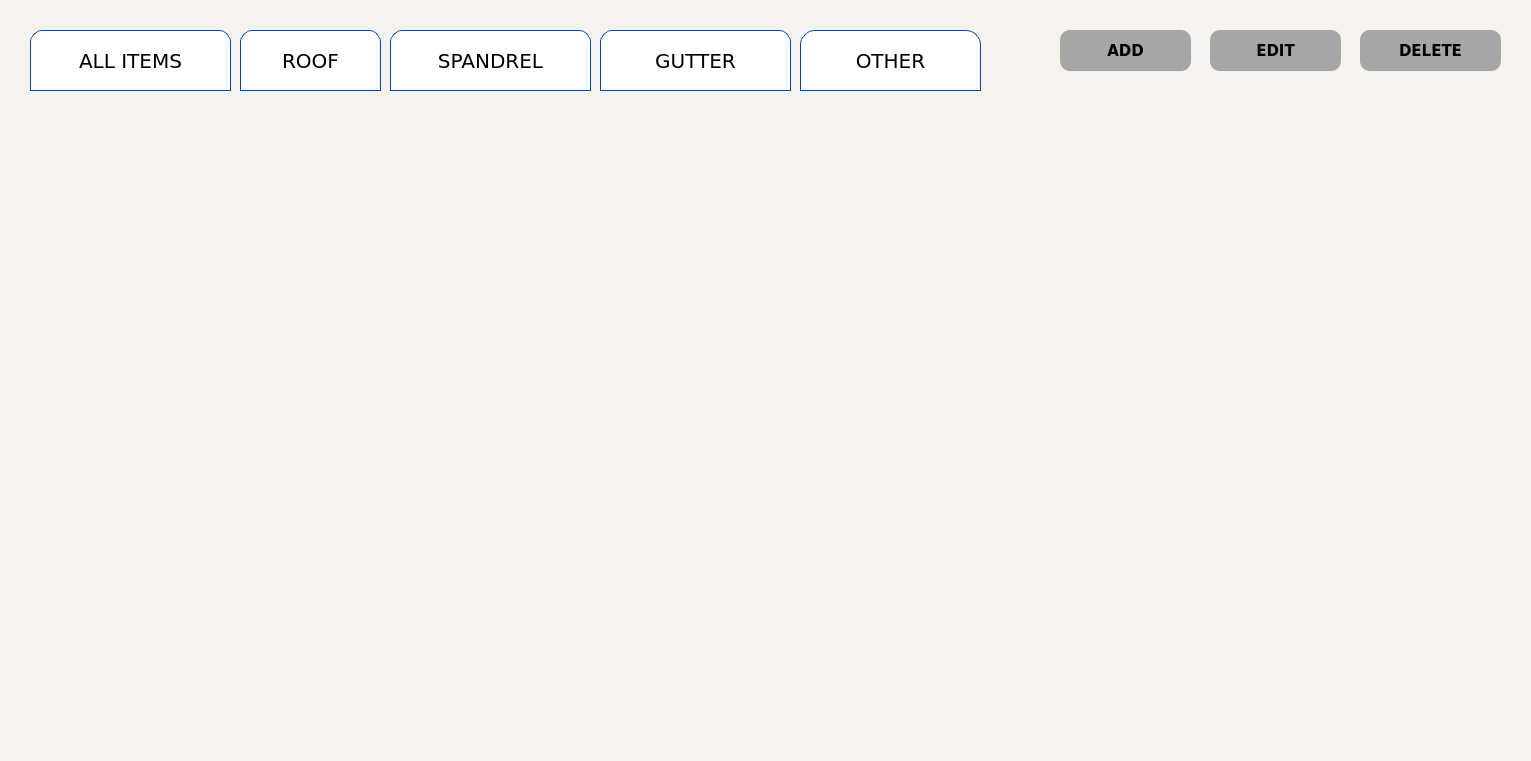
  <widget class="QFrame" name="frame_46">
   <property name="geometry">
    <rect>
     <x>340</x>
     <y>110</y>
     <width>1531</width>
     <height>761</height>
    </rect>
   </property>
   <property name="styleSheet">
    <string notr="true">
    background-color: #f6f3ee;
	border-radius: 16;
    padding: 10px;

</string>
   </property>
   <property name="frameShape">
    <enum>QFrame::StyledPanel</enum>
   </property>
   <property name="frameShadow">
    <enum>QFrame::Raised</enum>
   </property>
   <widget class="QFrame" name="frame_3">
    <property name="geometry">
     <rect>
      <x>30</x>
      <y>20</y>
      <width>971</width>
      <height>71</height>
     </rect>
    </property>
    <property name="frameShape">
     <enum>QFrame::StyledPanel</enum>
    </property>
    <property name="frameShadow">
     <enum>QFrame::Raised</enum>
    </property>
    <widget class="QPushButton" name="pushButton_Inventory_ALL_ITEMS_table">
     <property name="geometry">
      <rect>
       <x>0</x>
       <y>10</y>
       <width>201</width>
       <height>61</height>
      </rect>
     </property>
     <property name="font">
      <font>
       <family>Verdana</family>
       <pointsize>15</pointsize>
      </font>
     </property>
     <property name="styleSheet">
      <string notr="true">/* Default Inactive Buttons */
QPushButton {
    background-color: #ffffff;
    color: black;
    border: 1px solid #004aad; 
    padding: 10px;
    font-family: &quot;Verdana&quot;, sans-serif; 
    text-align: center;

    /* Only top corners curved */
    border-top-left-radius: 12px;
    border-top-right-radius: 12px;
    border-bottom-left-radius: 0px;
    border-bottom-right-radius: 0px;
}

/* Hover Effect on Inactive Buttons */
QPushButton:hover {
    background-color: #903929;
    color: white;
    font-weight: 700;
    border: 1px solid #903929; 
}

/* Active Button (Current Page) */
QPushButton#activeButton {
    background-color: #903929;
    color: white;
    font-weight: 700;
    border: 1px solid #903929; 

    /* Keep the same corner radius for active button */
    border-top-left-radius: 12px;
    border-top-right-radius: 12px;
    border-bottom-left-radius: 0px;
    border-bottom-right-radius: 0px;
}
</string>
     </property>
     <property name="text">
      <string>ALL ITEMS</string>
     </property>
    </widget>
    <widget class="QPushButton" name="pushButton_Inventory_ROOF_table">
     <property name="geometry">
      <rect>
       <x>210</x>
       <y>10</y>
       <width>141</width>
       <height>61</height>
      </rect>
     </property>
     <property name="font">
      <font>
       <family>Verdana</family>
       <pointsize>15</pointsize>
      </font>
     </property>
     <property name="styleSheet">
      <string notr="true">/* Default Inactive Buttons */
QPushButton {
    background-color: #ffffff;
    color: black;
    border: 1px solid #004aad; 
    padding: 10px;
    font-family: &quot;Verdana&quot;, sans-serif; 
    text-align: center;

    /* Only top corners curved */
    border-top-left-radius: 12px;
    border-top-right-radius: 12px;
    border-bottom-left-radius: 0px;
    border-bottom-right-radius: 0px;
}

/* Hover Effect on Inactive Buttons */
QPushButton:hover {
    background-color: #903929;
    color: white;
    font-weight: 700;
    border: 1px solid #903929; 
}

/* Active Button (Current Page) */
QPushButton#activeButton {
    background-color: #903929;
    color: white;
    font-weight: 700;
    border: 1px solid #903929; 

    /* Keep the same corner radius for active button */
    border-top-left-radius: 12px;
    border-top-right-radius: 12px;
    border-bottom-left-radius: 0px;
    border-bottom-right-radius: 0px;
}
</string>
     </property>
     <property name="text">
      <string>ROOF</string>
     </property>
    </widget>
    <widget class="QPushButton" name="pushButton_Inventory_SPANDREL_table">
     <property name="geometry">
      <rect>
       <x>360</x>
       <y>10</y>
       <width>201</width>
       <height>61</height>
      </rect>
     </property>
     <property name="font">
      <font>
       <family>Verdana</family>
       <pointsize>15</pointsize>
      </font>
     </property>
     <property name="styleSheet">
      <string notr="true">/* Default Inactive Buttons */
QPushButton {
    background-color: #ffffff;
    color: black;
    border: 1px solid #004aad; 
    padding: 10px;
    font-family: &quot;Verdana&quot;, sans-serif; 
    text-align: center;

    /* Only top corners curved */
    border-top-left-radius: 12px;
    border-top-right-radius: 12px;
    border-bottom-left-radius: 0px;
    border-bottom-right-radius: 0px;
}

/* Hover Effect on Inactive Buttons */
QPushButton:hover {
    background-color: #903929;
    color: white;
    font-weight: 700;
    border: 1px solid #903929; 
}

/* Active Button (Current Page) */
QPushButton#activeButton {
    background-color: #903929;
    color: white;
    font-weight: 700;
    border: 1px solid #903929; 

    /* Keep the same corner radius for active button */
    border-top-left-radius: 12px;
    border-top-right-radius: 12px;
    border-bottom-left-radius: 0px;
    border-bottom-right-radius: 0px;
}
</string>
     </property>
     <property name="text">
      <string>SPANDREL</string>
     </property>
    </widget>
    <widget class="QPushButton" name="pushButton_Inventory_GUTTER_table">
     <property name="geometry">
      <rect>
       <x>570</x>
       <y>10</y>
       <width>191</width>
       <height>61</height>
      </rect>
     </property>
     <property name="font">
      <font>
       <family>Verdana</family>
       <pointsize>15</pointsize>
      </font>
     </property>
     <property name="styleSheet">
      <string notr="true">/* Default Inactive Buttons */
QPushButton {
    background-color: #ffffff;
    color: black;
    border: 1px solid #004aad; 
    padding: 10px;
    font-family: &quot;Verdana&quot;, sans-serif; 
    text-align: center;

    /* Only top corners curved */
    border-top-left-radius: 12px;
    border-top-right-radius: 12px;
    border-bottom-left-radius: 0px;
    border-bottom-right-radius: 0px;
}

/* Hover Effect on Inactive Buttons */
QPushButton:hover {
    background-color: #903929;
    color: white;
    font-weight: 700;
    border: 1px solid #903929; 
}

/* Active Button (Current Page) */
QPushButton#activeButton {
    background-color: #903929;
    color: white;
    font-weight: 700;
    border: 1px solid #903929; 

    /* Keep the same corner radius for active button */
    border-top-left-radius: 12px;
    border-top-right-radius: 12px;
    border-bottom-left-radius: 0px;
    border-bottom-right-radius: 0px;
}
</string>
     </property>
     <property name="text">
      <string>GUTTER</string>
     </property>
    </widget>
    <widget class="QPushButton" name="pushButton_Inventory_OTHER_table">
     <property name="geometry">
      <rect>
       <x>770</x>
       <y>10</y>
       <width>181</width>
       <height>61</height>
      </rect>
     </property>
     <property name="font">
      <font>
       <family>Verdana</family>
       <pointsize>15</pointsize>
      </font>
     </property>
     <property name="styleSheet">
      <string notr="true">/* Default Inactive Buttons */
QPushButton {
    background-color: #ffffff;
    color: black;
    border: 1px solid #004aad; 
    padding: 10px;
    font-family: &quot;Verdana&quot;, sans-serif; 
    text-align: center;

    /* Only top corners curved */
    border-top-left-radius: 15px;
    border-top-right-radius: 15px;
    border-bottom-left-radius: 0px;
    border-bottom-right-radius: 0px;
}

/* Hover Effect on Inactive Buttons */
QPushButton:hover {
    background-color: #903929;
    color: white;
    font-weight: 700;
    border: 1px solid #903929; 
}

/* Active Button (Current Page) */
QPushButton#activeButton {
    background-color: #903929;
    color: white;
    font-weight: 700;
    border: 1px solid #903929; 

    /* Keep the same corner radius for active button */
    border-top-left-radius: 15px;
    border-top-right-radius: 15px;
    border-bottom-left-radius: 0px;
    border-bottom-right-radius: 0px;
}
</string>
     </property>
     <property name="text">
      <string>OTHER</string>
     </property>
    </widget>
   </widget>
   <widget class="QFrame" name="frame_5">
    <property name="geometry">
     <rect>
      <x>1000</x>
      <y>20</y>
      <width>551</width>
      <height>71</height>
     </rect>
    </property>
    <property name="frameShape">
     <enum>QFrame::StyledPanel</enum>
    </property>
    <property name="frameShadow">
     <enum>QFrame::Raised</enum>
    </property>
    <widget class="QPushButton" name="pushButton_OWNER_Add_Inventory">
     <property name="geometry">
      <rect>
       <x>60</x>
       <y>10</y>
       <width>131</width>
       <height>41</height>
      </rect>
     </property>
     <property name="font">
      <font>
       <family>Verdana</family>
       <pointsize>11</pointsize>
       <weight>75</weight>
       <bold>true</bold>
      </font>
     </property>
     <property name="styleSheet">
      <string notr="true">/* Default Inactive Buttons */
QPushButton {
    background-color: #a6a6a6;
border-radius: 10;
    color: black;
    padding: 2px;
    text-align: center;
}


/* Hover Effect on Inactive Buttons */
QPushButton:hover {
    background-color:#c25b55;
color:black;
}

/* Active Button (Current Page) */
QPushButton#activeButton {
    background-color:#c25b55;
color:black;
}
</string>
     </property>
     <property name="text">
      <string>ADD</string>
     </property>
     <property name="icon">
      <iconset>
       <normaloff>../../../../Documents/assets/images/add.png</normaloff>../../../../Documents/assets/images/add.png</iconset>
     </property>
     <property name="iconSize">
      <size>
       <width>26</width>
       <height>26</height>
      </size>
     </property>
    </widget>
    <widget class="QPushButton" name="pushButton_OWNER_Edit_Inventory">
     <property name="geometry">
      <rect>
       <x>210</x>
       <y>10</y>
       <width>131</width>
       <height>41</height>
      </rect>
     </property>
     <property name="font">
      <font>
       <family>Verdana</family>
       <pointsize>11</pointsize>
       <weight>75</weight>
       <bold>true</bold>
      </font>
     </property>
     <property name="styleSheet">
      <string notr="true">/* Default Inactive Buttons */
QPushButton {
    background-color: #a6a6a6;
border-radius: 10;
    color: black;
    padding: 2px;
    text-align: center;
}


/* Hover Effect on Inactive Buttons */
QPushButton:hover {
    background-color:#c25b55;
color:black;
}

/* Active Button (Current Page) */
QPushButton#activeButton {
    background-color:#c25b55;
color:black;
}
</string>
     </property>
     <property name="text">
      <string>EDIT</string>
     </property>
     <property name="icon">
      <iconset>
       <normaloff>../../../../Documents/assets/images/edit.png</normaloff>../../../../Documents/assets/images/edit.png</iconset>
     </property>
     <property name="iconSize">
      <size>
       <width>27</width>
       <height>27</height>
      </size>
     </property>
    </widget>
    <widget class="QPushButton" name="pushButton_OWNER_Delete_Inventory">
     <property name="geometry">
      <rect>
       <x>360</x>
       <y>10</y>
       <width>141</width>
       <height>41</height>
      </rect>
     </property>
     <property name="font">
      <font>
       <family>Verdana</family>
       <pointsize>11</pointsize>
       <weight>75</weight>
       <bold>true</bold>
      </font>
     </property>
     <property name="styleSheet">
      <string notr="true">/* Default Inactive Buttons */
QPushButton {
    background-color: #a6a6a6;
border-radius: 10;
    color: black;
    padding: 2px;
    text-align: center;
}


/* Hover Effect on Inactive Buttons */
QPushButton:hover {
    background-color:#c25b55;
color:black;
}

/* Active Button (Current Page) */
QPushButton#activeButton {
    background-color:#c25b55;
color:black;
}
</string>
     </property>
     <property name="text">
      <string>DELETE</string>
     </property>
     <property name="icon">
      <iconset>
       <normaloff>../../../../Documents/assets/images/delete.png</normaloff>../../../../Documents/assets/images/delete.png</iconset>
     </property>
     <property name="iconSize">
      <size>
       <width>27</width>
       <height>27</height>
      </size>
     </property>
    </widget>
   </widget>
   <zorder>frame_5</zorder>
   <zorder>frame_3</zorder>
  </widget>
